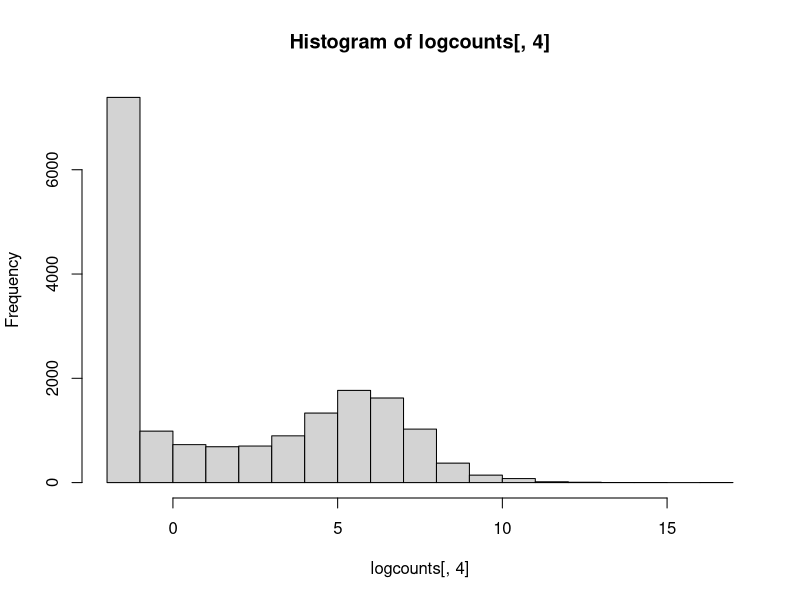
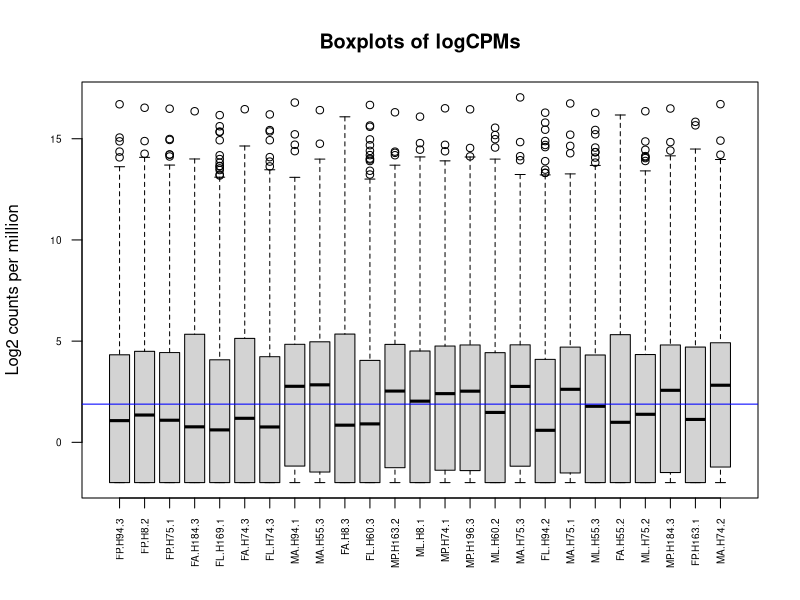
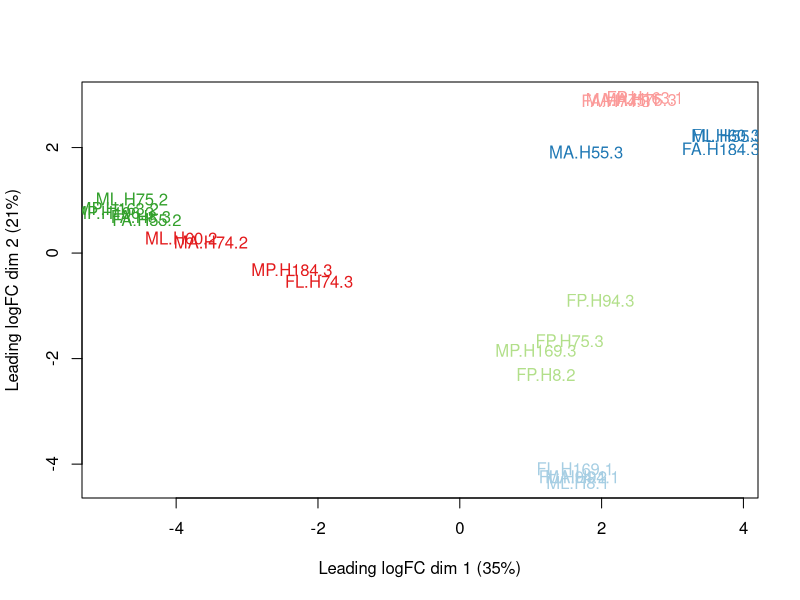
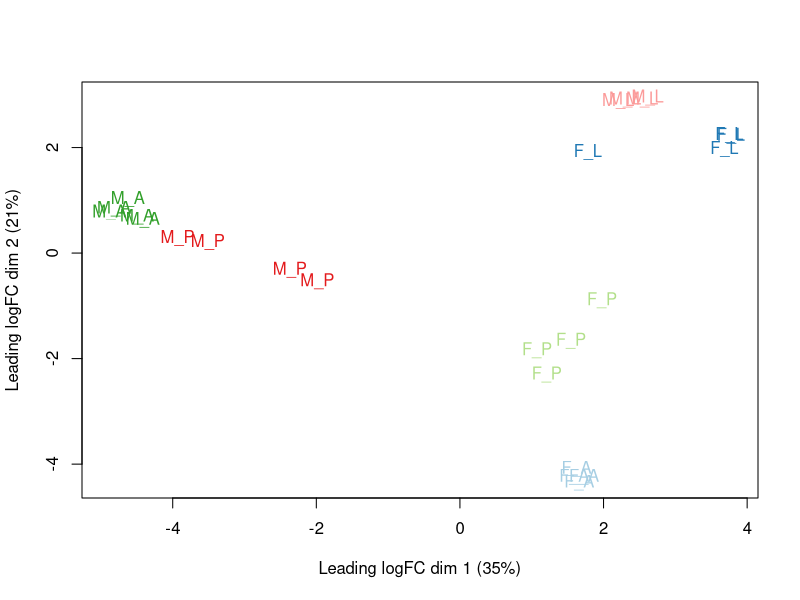
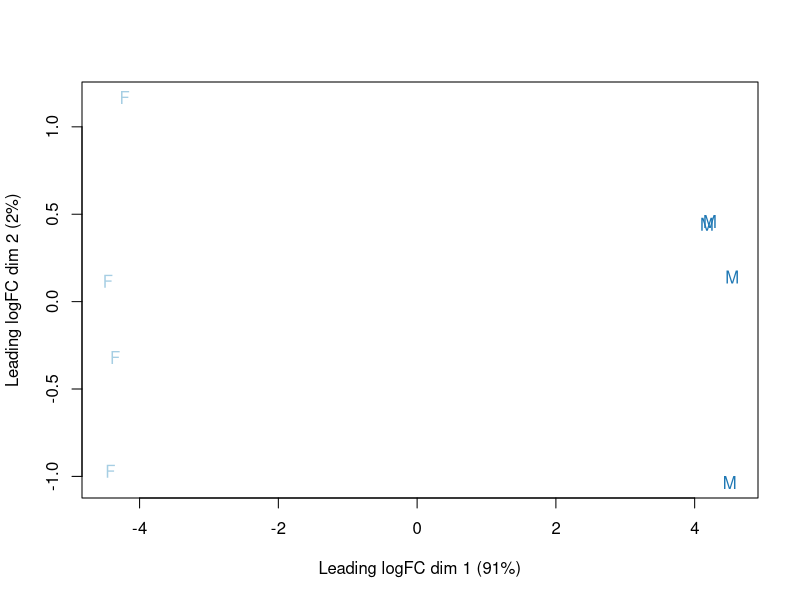
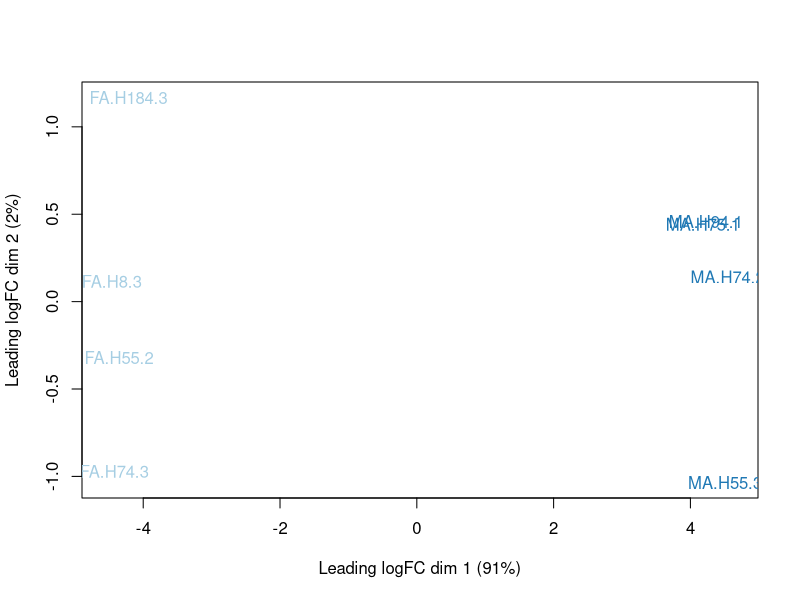
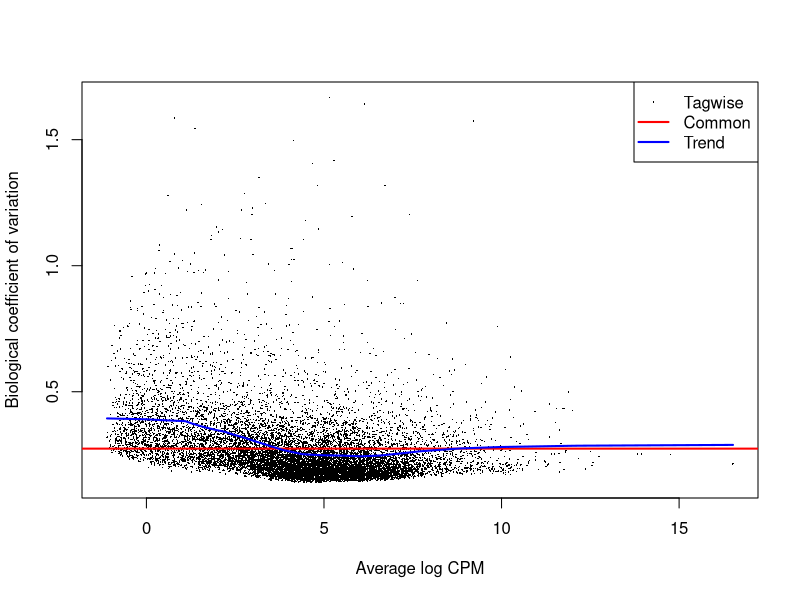
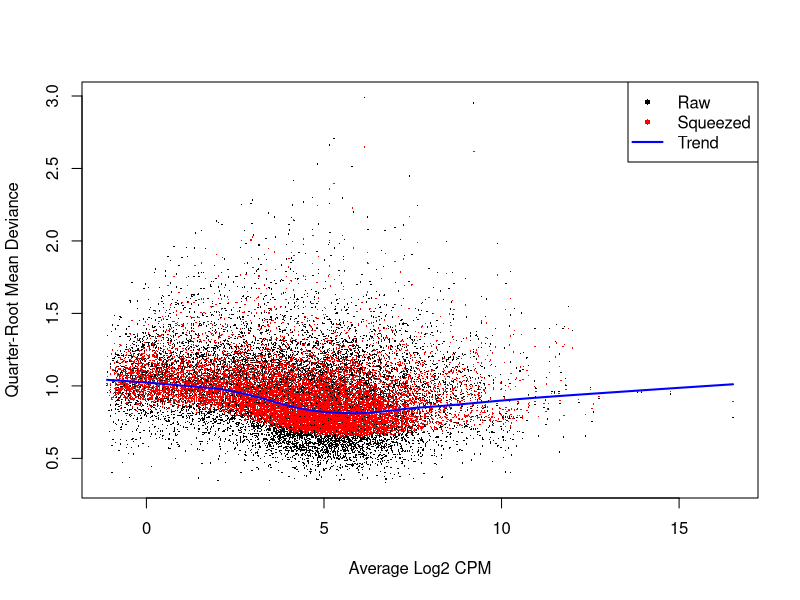

Here is the R script that generated these plots, in order: (Note: this script raises an error after producing the figures.)
###packages
library(readr)
library(edgeR)
library(RColorBrewer)
library(ggplot2)
getwd()

#setwd

#read in Drosophila read counts "droso_counts.csv"
droso_counts<-read_csv("droso_counts.csv")
colnames(droso_counts)

##add factor: sex (F=female, M= male), stage (L=larva, P=pupa, A=adult)
sex<- c("F","F","F","F","F","F","F","M","M","F","F","M","M","M","M","M","M","F","M","M","F","M","M","F","M")
stage<- c("P","P","P","A","L","A","L","A","A","A","L","P","L","P","P","L","A","L","A","L","A","L","P","P","A")
sex_stage<-paste(sex, stage, sep="_")


##make edgeR object 
x<-DGEList(counts = droso_counts[, 2:26],genes = droso_counts[, 1], group = sex_stage)
x$samples
table(x$samples$group)
summary(x$samples$lib.size)

##exploring log2 data before normalization 
logcounts <- cpm(x, prior.count = 2, log=TRUE)
hist(logcounts[,4])
boxplot(logcounts, xlab="", ylab="Log2 counts per million",las=2, cex.axis=0.6)
abline(h=median(logcounts),col="blue")
title("Boxplots of logCPMs")

#MDS plot with all samples (all stages)
fac<- factor(sex_stage)
colours<- brewer.pal(nlevels(fac), "Paired")
name<- c("FP.H8.2", "FP.H94.3"  ,"FP.H75.3"  ,"FL.H169.1" ,"FA.H184.3", "ML.H8.1","FL.H60.3","FA.H8.3", "MP.H163.2", "MA.H94.1" , "MA.H55.3" , "FL.H74.3" , "FA.H74.3"  ,"MA.H74.2" , "MP.H184.3","FP.H163.1", "ML.H75.2",  "ML.H55.3",  "FA.H55.2"  ,"MA.H75.1",  "FL.H94.2",  "MA.H75.3",  "ML.H60.2","MP.H169.3", "MP.H196.3")
plotMDS(logcounts, labels= name, col= colours[as.numeric(fac)])
plotMDS(logcounts, labels= factor(x$samples$group), col= colours[as.numeric(fac)])

#subseting data to analyse per stage#
### Adult ###
#4 males and 4 females!

counts_adult<- droso_counts[, c(5,7,9,10,11,20,22,26)]
colnames(counts_adult)
counts_adult$Gene_name<- droso_counts$Gene_name
sex_a<-c("F","F","M","M","F","M", "F", "M") 

#get edgeR object for adult stage
x_a_stage<-DGEList(counts = droso_counts[, c(5,7,9,10,11,20,22,26)],
                   genes = droso_counts[, 1],
                   group = sex_a)
x_a_stage$samples

#normalization
cpm(10, mean(x_a_stage$samples$lib.size))
x_a_stage
head(str(x_a_stage))

#filter genes that are not expressed in at least 3 libraries in females or males
keep_a <- rowSums(cpm(x_a_stage[,c(1,2,5,7)])>0.5) >=3 | 
  rowSums(cpm(x_a_stage[,c(3,4,6,8)])>0.5) >=3  

x_a_stage<- x_a_stage[keep_a, , keep.lib.sizes=FALSE]

#show number of filtered and kept genes
table(keep_a)

x_a_stage<- calcNormFactors(x_a_stage)
x_a_stage$samples

#MDS plot of adult samples
fac_a<- factor(sex_a)
colours<- brewer.pal(nlevels(fac_a), "Paired")
name_a<- c("FA.H184.3","FA.H74.3","MA.H94.1","MA.H55.3","FA.H8.3","MA.H75.1","FA.H55.2","MA.H74.2") 
plotMDS(x_a_stage, 
        labels= factor(x_a_stage$samples$group), 
        col= colours[as.numeric(fac_a)])

plotMDS(x_a_stage, 
        labels= name_a, 
        col= colours[as.numeric(fac_a)])

#design a model
design_a <- model.matrix(~ 0 + group, data= x_a_stage$samples)
colnames(design_a)<- levels(x_a_stage$samples$group)
colnames(design_a)

#estimate disperzion
x_a_stage <- estimateDisp(x_a_stage, design_a, robust=TRUE)
summary(x_a_stage$trended.dispersion)
#biological coeff. of variation
sqrt(x_a_stage$common.dispersion) #this is BCV value

#BCV plot
plotBCV(x_a_stage)

####Genewise Negative Binomial Generalized Linear Models with Quasi-likelihood Tests
#Fit a quasi-likelihood negative binomial generalized log-linear model to count data. 
#Conduct genewise statistical tests for a given coefficient or contrast.
fit_a <- glmQLFit(x_a_stage, design_a, robust=TRUE)
head(fit_a$coefficients)
plotQLDisp(fit_a)
summary(fit_a$df.prior)

#between m and F
FM_a<- makeContrasts(F - M, levels=design_a)
res_FM_a <- glmQLFTest(fit_a, contrast=FM_a)
is.de_FM_a <- decideTestsDGE(res_FM_a, p.value=0.05)

#Number of sex-biased genes
summary(is.de_FM_a)

#extract logFC and P-values for every gene
adult_top_fm<- topTags(res_FM_a, n=14000)
adult_top_fm<-adult_top_fm$table


topTags(res_FM_a)
#MD plot
plotMD(res_FM_a, status=is.de_FM_a,values=c(1,-1),
       col=c("red","blue"),
       legend="topright", 
       ylim=c(-15,15), 
       main = "DGE betweenfemales and males adult stage", 
       hl.cex=0.7 )

## steps to make a plot to visualise Sex-bias gene categories
###calculate the average logCPM for males and females separtely
##log counts for adult stage
logcounts_a <- cpm(x_a_stage,log=TRUE)
colnames(logcounts_a)<- x_a_stage$samples$group
rownames(logcounts_a)<- x_a_stage$genes$Gene_name

names<-as.character(adult_top_fm$Gene_name)
logcounts_a<-cbind(rownames(logcounts_a), logcounts_a)
colnames(logcounts_a)[1]<-"Gene_name"
logcounts_a<-as.data.frame(logcounts_a)

logcounts_a_sub<-logcounts_a[logcounts_a$Gene_name %in% names,]
logcounts_a_sub[,-1]<-as.numeric(as.character(unlist(logcounts_a_sub[,-1])))
average_M<-rowMeans(logcounts_a_sub[,c(4,5,7,9)])
average_F<-rowMeans(logcounts_a_sub[,c(2,3,6,8)])
logcounts_a_sub<-cbind(average_F, logcounts_a_sub)
logcounts_a_sub<-cbind(average_M, logcounts_a_sub)

adult_top_fm<-adult_top_fm[order(adult_top_fm$Gene_name),]
logcounts_a_sub<- logcounts_a_sub[order(logcounts_a_sub$Gene_name),]
adult_top_fm<- cbind(logcounts_a_sub$average_M, adult_top_fm)
adult_top_fm<- cbind(logcounts_a_sub$average_F, adult_top_fm)
colnames(adult_top_fm)[1]<- "Average_logCPM_F"
colnames(adult_top_fm)[2]<- "Average_logCPM_M"

## calculating average CPM for males and females and binding it to TOP_fm
counts_a <- cpm(x_a_stage, log = FALSE)
rownames(counts_a)<-x_a_stage$genes$Gene_name
colnames(counts_a)<- x_a_stage$samples$group

counts_a<-cbind(rownames(counts_a), counts_a)
colnames(counts_a)[1]<-"Gene_name"
counts_a<-as.data.frame(counts_a)
counts_a_sub<-counts_a[counts_a$Gene_name %in% names,]
counts_a_sub[,-1]<-as.numeric(as.character(unlist(counts_a_sub[,-1])))
average_cpm_M<-rowMeans(counts_a_sub[,c(4,5,7,9)])
average_cpm_F<-rowMeans(counts_a_sub[,c(2,3,6,8)])
counts_a_sub<-cbind(average_cpm_F, counts_a_sub)
counts_a_sub<-cbind(average_cpm_M, counts_a_sub)

adult_top_fm<-adult_top_fm[order(adult_top_fm$Gene_name),]
counts_a_sub<- counts_a_sub[order(counts_a_sub$Gene_name),]
adult_top_fm<- cbind(counts_a_sub$average_cpm_M, adult_top_fm)
adult_top_fm<- cbind(counts_a_sub$average_cpm_F, adult_top_fm)
colnames(adult_top_fm)[1]<- "Average_CPM_F"
colnames(adult_top_fm)[2]<- "Average_CPM_M"


#gene classification#
adult_top_fm$fact<-rep("NA", nrow(adult_top_fm))

#gene classification#
adult_top_fm$fact<-rep("NA", nrow(adult_top_fm))
adult_top_fm$fact[adult_top_fm$Average_CPM_M ==(0) & adult_top_fm$logFC>2] <- "F_limited"
adult_top_fm$fact[adult_top_fm$Average_CPM_F ==(0) & adult_top_fm$logFC< (-2)] <- "M_limited"
adult_top_fm$fact[adult_top_fm$logFC>2 & adult_top_fm$Average_CPM_M > (0)] <- "F_biased"
adult_top_fm$fact[adult_top_fm$logFC<(-2) & adult_top_fm$Average_CPM_F > (0)]<- "M_biased"
adult_top_fm$fact[adult_top_fm$logFC>0 & adult_top_fm$logFC<2]<- "Any_f_biased"
adult_top_fm$fact[adult_top_fm$logFC<0 & adult_top_fm$logFC>-2]<- "Any_m_biased"
adult_top_fm$fact[adult_top_fm$FDR >0.05]<- "Not DE"

####### plot
palette(c("palevioletred1","slategray1","firebrick1","red4","lightslateblue", "navy","gainsboro"))
table(adult_top_fm$fact)
adult_top_fm$fact<-as.factor(adult_top_fm$fact)
unbias<-subset(adult_top_fm, fact == "Not DE")
bias<-subset(adult_top_fm, fact != "Not DE")
table(bias$fact)
plot(unbias$Average_logCPM_M~unbias$Average_logCPM_F, 
     col="gainsboro", 
     pch=19, 
     ylim = c(-3,17), 
     xlim = c(-3,17),
     xlab = "Average female expression [logCPM]", 
     ylab = "Average male expression [logCPM]", 
     main="Gene expression in males and females at the pupal stage", 
     cex=0.8)

points(bias$Average_logCPM_M~bias$Average_logCPM_F, 
       col=as.factor(bias$fact), pch=19, cex=0.7)

legend("topleft", c("Slightly FB","slightly MB","Strongly FB", "Female limited","Male biased", "Male limited", "Not DE"), fill=c(1:7), cex = 0.6,bty = "n")
